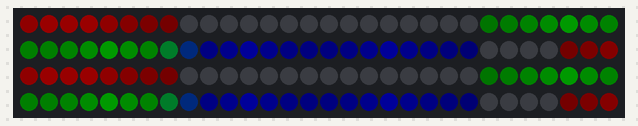
Simulated run of this sketch. Board: Arduino Uno, built with avr-gcc and run on an emulated ATmega328P. Shown: 120 RGB LEDs in strip order, left to right, continuing on the next row. Dim RGB values are drawn brighter than linear.

Above: at 0.04 s.
At 0.65 s:
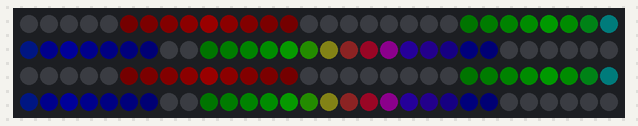
At 1.26 s:
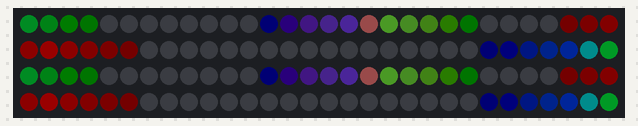
At 2.48 s:
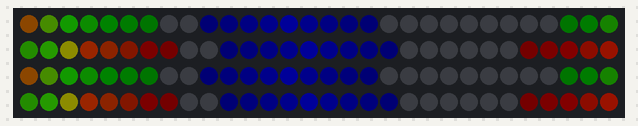
At 3.7 s:
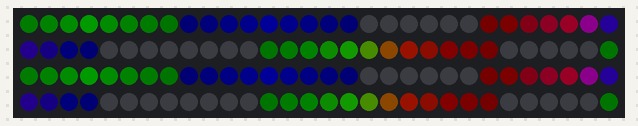
At 5.07 s:
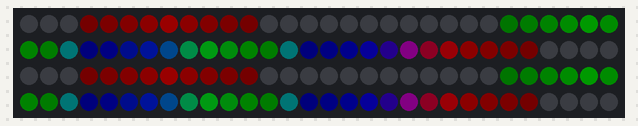

The sketch:

multi_nine_led_snail_crosses.ino
```cpp
/*
 * light_ws2812 example
 * Fade LEDs in R, G, B order; demonstrate functions for changing color order.
 *
 * Created: September 6, 2014
 * Author: Windell Oskay (www.evilmadscientist.com)
 */

#include <WS2812.h>

#define outputPin 7  // Digital output pin (default: 7)
#define LEDCount 120   // Number of LEDs to drive (default: 9)


WS2812 LED(LEDCount);
cRGB value;

byte intensity = 25;
byte sign;
int SNAILS = 12;
int ledsToLight[] = {0, 5, 25, 35, 40, 50,
                     60, 65, 85, 95, 100, 110};
int speeds[] = {1, -2, 2, -1, 1, -2,
                1, -2, 2, -1, 1, -2};
int colours[][3] = {{intensity, 0, 0},
                    {intensity, 0, 0},
                    {0, intensity, 0},
                    {0, intensity, 0},
                    {0, 0, intensity},
                    {0, 0, intensity},
                    {intensity, 0, 0},
                    {intensity, 0, 0},
                    {0, intensity, 0},
                    {0, intensity, 0},
                    {0, 0, intensity},
                    {0, 0, intensity}
                    };

void setup() {
    LED.setOutput(outputPin); // Digital Pin 7

  /* You may uncomment one of the following three lines to switch
  to a different data transmission sequence for your addressable LEDs.
  (These functions can be used at any point in your program as needed.)   */

  LED.setColorOrderRGB();  // Uncomment for RGB color order
  //LED.setColorOrderBRG();  // Uncomment for BRG color order
  //LED.setColorOrderGRB();  // Uncomment for GRB color order (Default; will be used if none other is defined.)
}

void loop() {
  moveSnails();
  displaySnails2();

  delay(40); // Wait (ms)
}

void moveSnails() {
  for (int i = 0; i < SNAILS; i++) {
    ledsToLight[i] = (ledsToLight[i] + speeds[i] + LEDCount) % LEDCount;
  }
}

void displaySnails() {
  for (int i = 0; i < LEDCount; i++) {
    value.r = 0;
    value.g = 0;
    value.b = 0;
    LED.set_crgb_at(i, value);
  }

  for (int i = 0; i < SNAILS; i++) {
    value = LED.get_crgb_at(ledsToLight[i]);
    value.r = (value.r + colours[i][0]) % (intensity + 1);
    value.g = (value.g + colours[i][1]) % (intensity + 1);
    value.b = (value.b + colours[i][2]) % (intensity + 1);
    LED.set_crgb_at(ledsToLight[i], value);
  }
  LED.sync(); // Sends the data to the LEDs
}

void displaySnails2() {
  for (int i = 0; i < LEDCount; i++) {
    value.r = 0;
    value.g = 0;
    value.b = 0;
    LED.set_crgb_at(i, value);
  }

  for (int i = 0; i < SNAILS; i++) {
    for (int led = -4; led < 5; led++) {
      int rounded = getRoundedIndex(led + ledsToLight[i]);
      value = LED.get_crgb_at(rounded);
      value.r = value.r + (int) (colours[i][0] * exp(-abs(led / 1.5)));
      value.g = value.g + (int) (colours[i][1] * exp(-abs(led / 1.5)));
      value.b = value.b + (int) (colours[i][2] * exp(-abs(led / 1.5)));

      if (value.r > intensity) {
        value.r = intensity;
      }
      if (value.g > intensity) {
        value.g = intensity;
      }
      if (value.b > intensity) {
        value.b = intensity;
      }
      LED.set_crgb_at(rounded, value);
    }
  }
  LED.sync(); // Sends the data to the LEDs
}

int getRoundedIndex(int value) {
  return (value + LEDCount) % LEDCount;
}
```

Measured:
- by itself, everything shown: repeats every 4.6 s, in 60 steps
